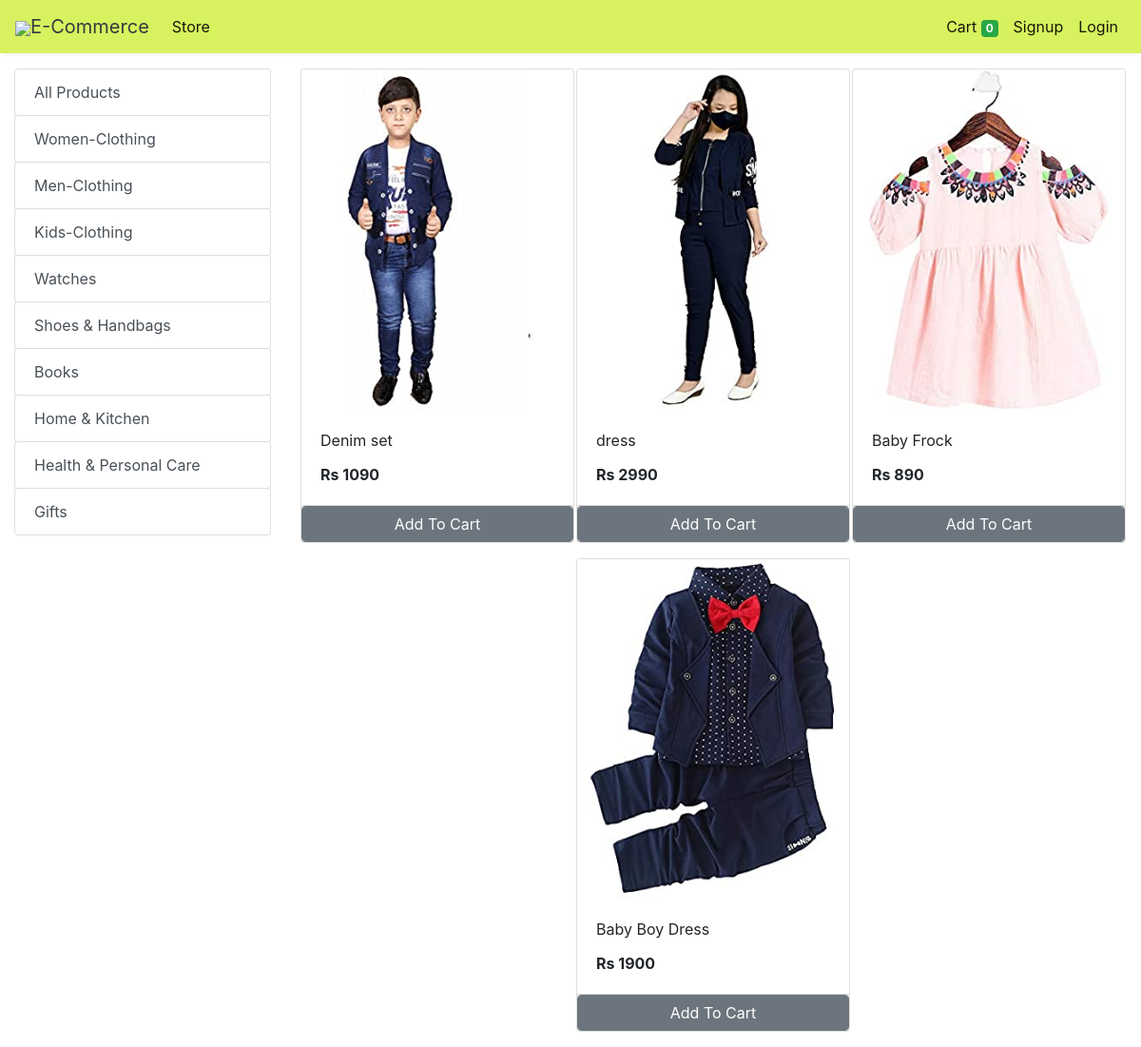
Screenshot of /store?category=24 with the database file from the repository.
### store/models/category.py (models this page shows, shortened)
class Category(models.Model):
    name= models.CharField(max_length=50)
    @staticmethod
    def get_all_categories():
        return Category.objects.all()

### store/models/product.py (models this page shows, shortened)
class Products(models.Model):
    name = models.CharField(max_length=60)
    price= models.IntegerField(default=0)
    category= models.ForeignKey(Category,on_delete=models.CASCADE,default=1 )
    description= models.CharField(max_length=250, default='', blank=True, null= True)
    image= models.ImageField(upload_to='uploads/products/')
    @staticmethod
    def get_all_products_by_categoryid(category_id):
        if category_id:
            return Products.objects.filter (category=category_id)
        else:
            return Products.get_all_products();

### store/views/home.py (the view)
# urls.py: path('' , include('store.urls'))
def store(request):
    cart = request.session.get('cart')
    if not cart:
        request.session['cart'] = {}
    products = None
    categories = Category.get_all_categories()
    categoryID = request.GET.get('category')
    if categoryID:
        products = Products.get_all_products_by_categoryid(categoryID)
    else:
        products = Products.get_all_products();
    data = {}
    data['products'] = products
    data['categories'] = categories
    print('you are : ', request.session.get('email'))
    return render(request, 'index.html', data)

### store/templatetags/cart.py (called while the page is built)
@register.filter (name='is_in_cart')
def is_in_cart(product, cart):
    keys = cart.keys ()
    for id in keys:
        if int (id) == product.id:
            return True
    return False;

### store/templatetags/custom_filter.py (called while the page is built)
@register.filter(name='currency')
def currency(number):
    return "Rs "+str(number)

### store/templates/index.html (shortened to what this page needs)
{% extends 'base.html' %}
{% block content %}
{% load cart %}
{% load custom_filter %}
<div class="container-fluid mt-3">
	<div class="row">
		<div class="col-lg-3 mx-auto">
			<div class="list-group">
				<a href="/" class="list-group-item list-group-item-action btn btn-outline-success">All Products</a>
				{% for category in categories %}
				<a href="/?category={{category.id}}"
					class="list-group-item list-group-item-action btn btn-outline-success ">{{category.name}}</a>
				{% endfor %}
			</div>
		</div>
		<div id='products' class="col-lg-9 mx-auto">
			<div class="row mx-auto">
				{% for product in products %}
				<div class="card mx-auto mb-3" id={{product.id}} style="width: 18rem;">
					<img class="card-img-top" src="{{product.image.url}}" alt="Card image cap">
					<div class="card-body">
						<p class="card-title">{{product.name}}</p>
						<p class="card-text"><b>{{product.price|currency}}</b></p>
					</div>
					<div class="card-footer p-0 no-gutters">
						{% if product|is_in_cart:request.session.cart %}
						<div class="row no-gutters">
							<form action="/#{{product.id}}" class="col-2 " method="post">
								{% csrf_token %}
								<input hidden type="text" name='product' value='{{product.id}}'>
								<input hidden type="text" name='remove' value='True'>
								<input type="submit" value=" - " class="btn btn-block btn-secondary border-right">
							</form>
							<div class="text-center col btn btn-secondary">{{product|cart_quantity:request.session.cart}} in Cart</div>
							<form action="/#{{product.id}}" class="col-2 " method="post">
								{% csrf_token %}
								<input hidden type="text" name='product' value='{{product.id}}'>
								<input type="submit" value=" + " class="btn btn-block btn-secondary border-left">
							</form>
						</div>
						{% else %}
						<form action="/#{{product.id}}" method="POST" class="btn-block">
							<input type="submit" class="float-right btn btn-secondary form-control"
								value="Add To Cart">
						</form>
						{% endif %}
					</div>
				</div>
				{% endfor %}
			</div>
		</div>
	</div>
</div>
{% endblock %}

### rows the page displays
Category: name "Women-Clothing"
Category: name "Men-Clothing"
Category: name "Kids-Clothing"
Category: name "Watches"
Category: name "Shoes & Handbags"
Category: name "Books"
Category: name "Home & Kitchen"
Category: name "Health & Personal Care"
Category: name "Gifts"
Products: image (picture), name "Denim set", price "Rs 1090"
Products: image (picture), name "dress", price "Rs 2990"
Products: image (picture), name "Baby Frock", price "Rs 890"
Products: image (picture), name "Baby Boy Dress", price "Rs 1900"

### other values shown
{{ request.session.cart.keys|length }} "0"
